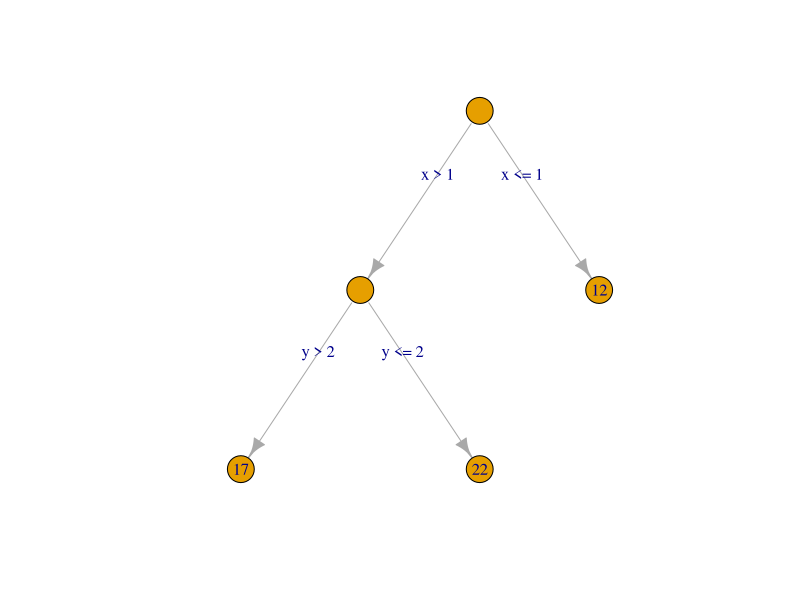
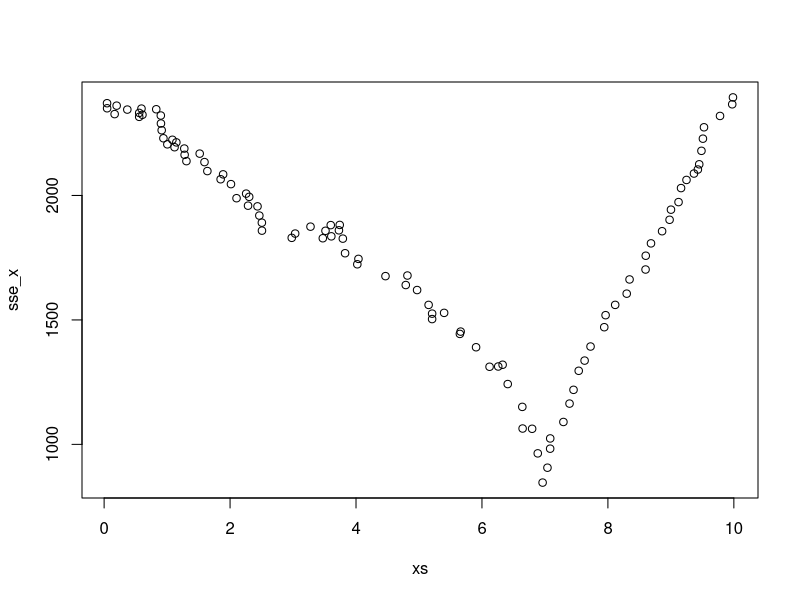
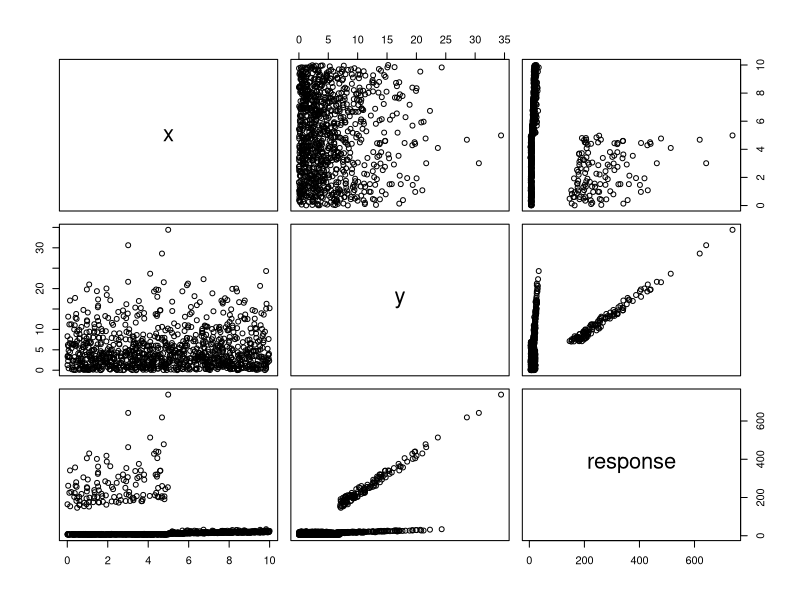
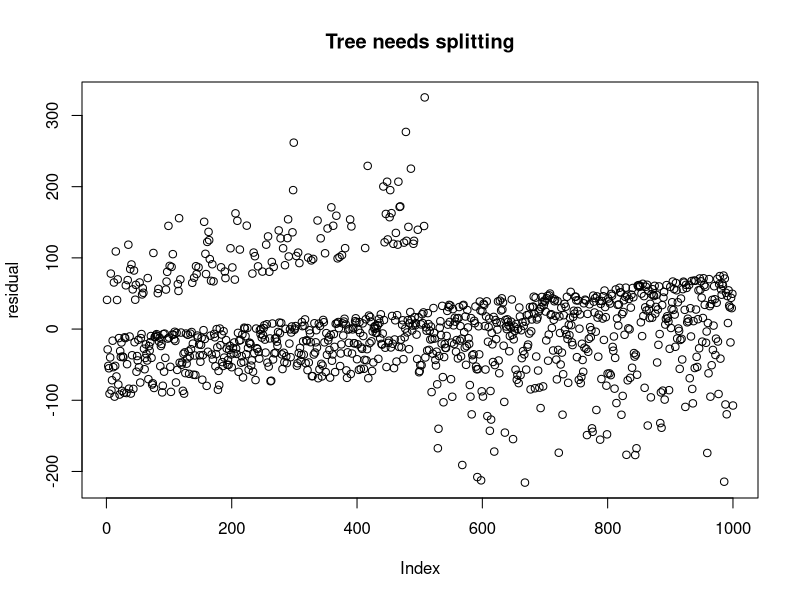
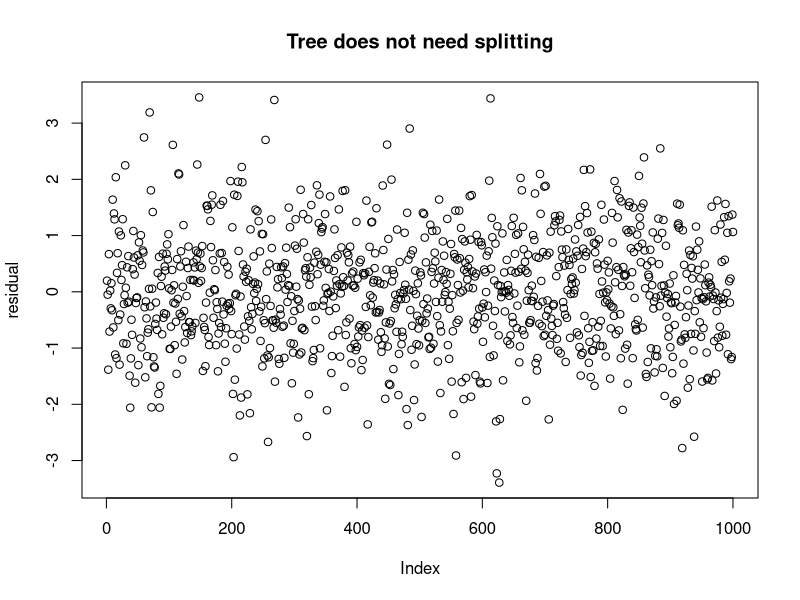
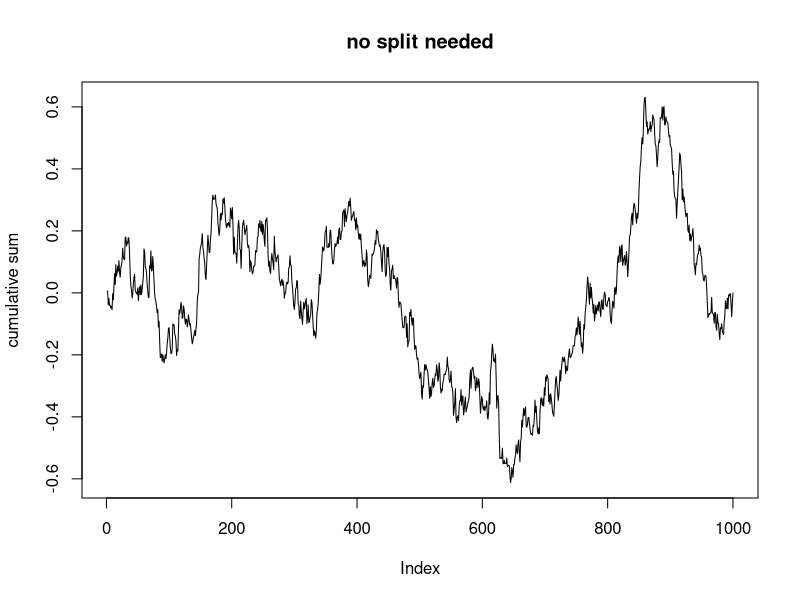
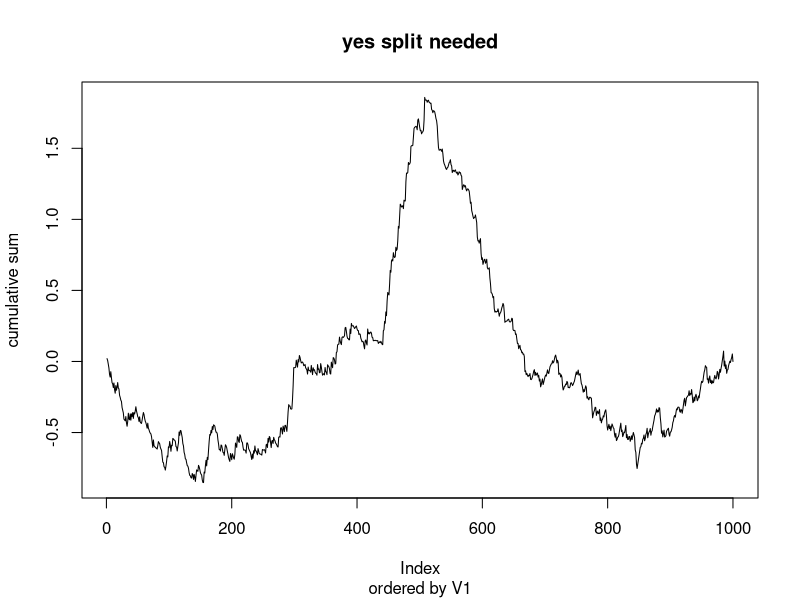
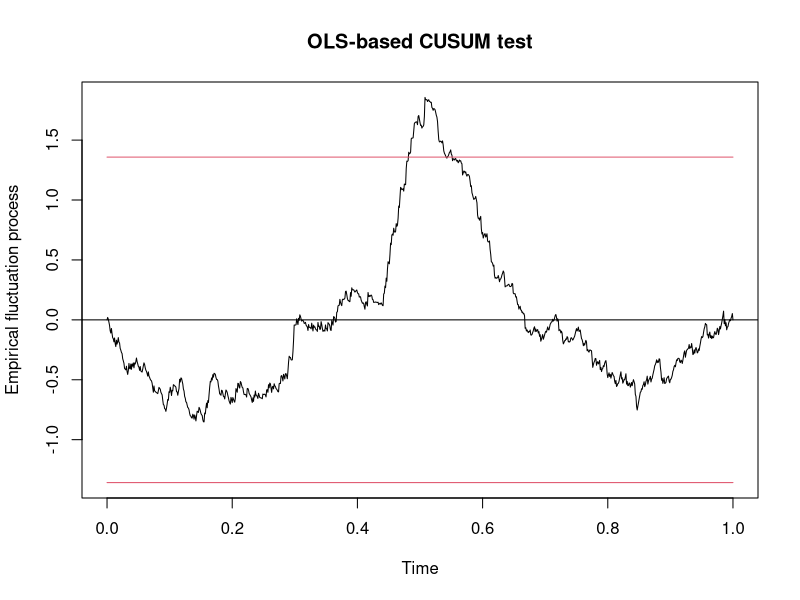

Reproduce these figures in R, in order.
## ---- chunk 1
knitr::opts_chunk$set(warning = FALSE, message = FALSE)
## ---- chunk 2
library(tidyverse)
library(rpart)
library(caret)
## ---- chunk 3
library(igraph)
my_tree <- igraph::make_tree(5)
plot(my_tree, 
     layout = layout_as_tree, 
     edge.label = c("x > 1","x <= 1","y > 2", "y <= 2"), 
     vertex.label = c("","", 12, 17, 22))
## ---- chunk 4
set.seed(32120)
for_tree <- data.frame(x = runif(100, 0, 10),
                       y = rexp(100, 1/5))
for_tree$response <- ifelse(for_tree$x > 7, rnorm(100, 1,1), rnorm(100, 5,1))
for_tree$response <- ifelse(for_tree$x < 7 & for_tree$y < 4, for_tree$response + 7, for_tree$response)
## ---- chunk 5
xs <- for_tree$x
x1 <- xs[1]
for_tree %>% group_by(x > x1) %>% 
  summarize(sse = sum((response - mean(response))^2),
            n = n()) 
## ---- chunk 6
for_tree %>% group_by(x > x1) %>% 
  summarize(sse = sum((response - mean(response))^2),
            n = n()) %>% 
  pull(sse) %>% 
  sum()
## ---- chunk 7
sse_x <- sapply(xs, function(x1) {
  for_tree %>% group_by(x > x1) %>% 
  summarize(sse = sum((response - mean(response))^2),
            n = n()) %>% 
  pull(sse) %>% 
  sum()
})
min(sse_x)
## ---- chunk 8
ys <- for_tree$y
sse_y <- sapply(ys, function(y1) {
  for_tree %>% group_by(y > y1) %>% 
  summarize(sse = sum((response - mean(response))^2),
            n = n()) %>% 
  pull(sse) %>% 
  sum()
})
min(sse_y)
## ---- chunk 9
which.min(sse_x)
for_tree[26,]
## ---- chunk 10
plot(xs, sse_x)
## ---- chunk 11
for_tree %>% group_by(x > 6.963177) %>% 
  summarize(prediction = mean(response))
## ---- chunk 12
small_tree <- filter(for_tree, x <= for_tree$x[26])
small_xs <- small_tree$x
small_sse_x <- sapply(small_xs, function(x1) {
  small_tree %>% group_by(x > x1) %>% 
  summarize(sse = sum((response - mean(response))^2),
            n = n()) %>% 
  pull(sse) %>% 
  sum()
})
#min(small_sse_x)

small_ys <- small_tree$y
small_sse_y <- sapply(small_ys, function(x1) {
  small_tree %>% group_by(y > x1) %>% 
  summarize(sse = sum((response - mean(response))^2),
            n = n()) %>% 
  pull(sse) %>% 
  sum()
})
#min(small_sse_y)
#which.min(small_sse_y)
#small_tree[65,]
## ---- chunk 13
library(rpart)
mod_Tree <- rpart(response ~ x + y, 
                  data = for_tree, 
                  control = rpart.control(cp = 0))
mod_Tree
mod_Tree$variable.importance
mod_Tree$cptable
mod_Tree
## ---- chunk 14
library(caret)
tuneGrid <- data.frame(cp = mod_Tree$cptable[,1])
basic_tree_cv <- train(response ~ x + y, 
      data = for_tree,
      method = "rpart",
      tuneGrid = tuneGrid,
      trControl = trainControl(method = "repeatedcv", 
                               repeats = 5)
      )
basic_tree_cv$results
## ---- chunk 15
mod_Tree <- rpart(response ~ x + y, 
                  data = for_tree, 
                  control = rpart.control(cp = 0.0019561889))
mod_Tree
## ---- chunk 16
mod_Tree <- rpart(response ~ x + y, 
                  data = for_tree, 
                  control = rpart.control(cp = 0.3232507416))
mod_Tree
## ---- chunk 17
tuneGrid <- data.frame(cp = c(tuneGrid$cp, .03)) 
basic_tree_cv <- train(response ~ x + y, 
      data = for_tree,
      method = "rpart",
      tuneGrid = tuneGrid,
      trControl = trainControl(method = "repeatedcv",
                               repeats = 5)
      )
basic_tree_cv$results
## ---- chunk 18
mod_Tree <- rpart(response ~ x + y, 
                  data = for_tree, 
                  control = rpart.control(cp = .03))
mod_Tree
## ---- chunk 19
set.seed(3312020)
dd <- data.frame(x = runif(1000, 0, 10),
                 y = rexp(1000, 1/5))
dd <- mutate(dd, response = case_when(
  x > 5 & y > 5 ~ x + y + 1,
  x > 5 & y <= 5 ~ 2 * x + 1,
  x <= 5 & y > 7 ~ 10 * x + 20 * y,
  TRUE ~ 7
) + rnorm(1000))
## ---- chunk 20
plot(dd)
## ---- chunk 21
mod <- lm(response ~ ., data = filter(dd, x > 5, y > 5))
summary(mod)
## ---- chunk 22
names(dd) <- c("V1", "V2", "response")
mod_full <- lm(response ~ .,data = dd)
dd_full <- mutate(dd, 
                  residuals = mod_full$residuals)
## ---- chunk 23
mean(dd_full$residuals)
## ---- chunk 24
dd_no_split <- data.frame(V1 = runif(1000, 0, 10),
                          V2 = rexp(1000, 1/5))
dd_no_split <- mutate(dd_no_split, response = 1 + 2 * V1 + 3 * V2 + rnorm(1000))
mod_no_split <- lm(response ~ ., data = dd_no_split)
dd_no_split <- mutate(dd_no_split, 
                      residuals = mod_no_split$residuals)
## ---- chunk 25
arrange(dd_full, V1) %>% 
  pull(residuals) %>% 
  plot(ylab = "residual", main = "Tree needs splitting")
## ---- chunk 26
arrange(dd_no_split, V1) %>% 
  pull(residuals) %>% 
  plot(ylab = "residual", main = "Tree does not need splitting")
## ---- chunk 27
sdev <- sd(dd_no_split$residuals)
dd_no_split$cumulative_sum <- arrange(dd_no_split, V1) %>%
  pull(residuals) %>% 
  cumsum()
dd_no_split$cumulative_sum <- dd_no_split$cumulative_sum/(sdev * sqrt(nrow(dd_no_split)))  
## ---- chunk 28
plot(dd_no_split$cumulative_sum, type = "l",
     ylab = "cumulative sum",
     main = "no split needed")
## ---- chunk 29
max(dd_no_split$cumulative_sum)
min(dd_no_split$cumulative_sum)
## ---- chunk 30
sdev <- sd(dd_full$residuals)
dd_full$cumulative_sum <- arrange(dd_full, V1) %>%
  pull(residuals) %>% 
  cumsum()
dd_full$cumulative_sum <- dd_full$cumulative_sum/(sdev * sqrt(nrow(dd_full)))  

plot(dd_full$cumulative_sum, type = "l",
     ylab = "cumulative sum",
     main = "yes split needed",
     sub = "ordered by V1")
## ---- chunk 31
library(strucchange)
dd_v1 <- arrange(dd, V1)
qcc_test <- efp(response ~ ., data = dd_v1, type = "OLS-CUSUM")
plot(qcc_test)
sctest(qcc_test)
## ---- chunk 32
dd_v2 <- arrange(dd, V2)
qcc_test_2 <- efp(response ~ ., data = dd_v2, type = "OLS-CUSUM")
plot(qcc_test_2)
sctest(qcc_test_2)
## ---- chunk 33
dd_efp <- data.frame(v1 = runif(10),
                 v2 = runif(10))
dd_efp <- mutate(dd_efp, 
                 response = 1 * v1 + 2 * v2 + rnorm(10, 0, 3))
mod <- lm(response ~ ., data = dd_efp)
sqrt(sum(mod$residuals^2)/7)
summary(mod)
## ---- chunk 34
dd_efp <- data.frame(v1 = runif(1000),
                 v2 = runif(1000))
ddd_efp <- mutate(dd_efp, 
                  response = 1 * v1 + 2 * v2 + rnorm(1000, 0, 3))
mod <- lm(response ~ ., data = ddd_efp)
shapiro.test(mod$residuals)
hist(mod$residuals, probability = T)
curve(dnorm(x, 0, sqrt(sum(mod$residuals^2)/997)), add = T)
## ---- chunk 35
csum <- c(0, cumsum(rnorm(1000)))
plot(csum - 1:1001/1001 * csum[1001], type = "l")
## ---- chunk 36
Ns <- ceiling(seq(10, 10000, length.out = 50))
maxs <- sapply(Ns, 
       function(N) {sim_data <- replicate(500, {
         csum <- c(0, cumsum(rnorm(N)))
         max(abs(csum - 1:(N+1)/(N+1) * csum[N+1]))
         })
       quantile(sim_data, .975)
       })

plot(Ns, maxs)
curve(1.5 * sqrt(x), add = T)
## ---- chunk 37
maxs <- sapply(Ns, 
       function(N) {sim_data <- replicate(500, {
         csum <- c(0, cumsum(rnorm(N)))
         max(abs(csum - 1:(N+1)/(N+1) * csum[N+1]))
         })
       quantile(sim_data, .95)
       })

plot(Ns, maxs)
curve(1.35 * sqrt(x), add = T)
## ---- chunk 38
N <- 500
sim_data <- replicate(30000, {
  csum <- c(0, cumsum(rnorm(N))/sqrt(N))
  max(abs(csum - 1:(N+1)/(N+1) * csum[N+1]))
})
quantile(sim_data, .95)
## ---- chunk 39
quantile(sim_data, .998)
## ---- chunk 40
sse_splits <- sapply(21:979, function(x) {
  ds1 <- dd_v2[1:x,]
  ds2 <- dd_v2[(x + 1):1000,]
  mod1 <- lm(response ~ ., data = ds1)
  sse1 <- sum(mod1$residuals^2)
  mod2 <- lm(response ~ ., data = ds2)
  sse2 <- sum(mod2$residuals^2)
  sse1 + sse2
}) 
plot(sse_splits, type = "l")
## ---- chunk 41
dd_v2$V2[which.min(sse_splits) + 20]
## ---- chunk 42
left_dd <- filter(dd, V2 < 7)
right_dd <- filter(dd, V2 > 7)
lef_mod <- lm(response ~ V2, data = left_dd)
lef_mod
right_mod <- lm(response ~ V2, data = right_dd)
right_mod
## ---- chunk 43
predict(right_mod, newdata = data.frame(V1 = 4, V2 = 8))
-25.6 + 14.07 * 8 #double check 
## ---- chunk 44
my_tree <- igraph::make_tree(5)
plot(my_tree, 
     layout = layout_as_tree, 
     edge.label = c("V1 < 1","V1 >= 1","V2 < 2", "V2 >= 2"), 
     vertex.label = c("1","2", "3", "4", "5"))
## ---- chunk 45
set.seed(3312020)
dd <- data.frame(x = runif(1000, 0, 10),
                 y = rexp(1000, 1/5))
dd <- mutate(dd, response = case_when(
  x > 5 & y > 5 ~ x + y + 1,
  x > 5 & y <= 5 ~ 2 * x + 1,
  x <= 5 & y > 7 ~ 10 * x + 20 * y,
  TRUE ~ 7
) + rnorm(1000))
names(dd) <- c("V1", "V2" ,"response")
## ---- chunk 46
library(party)
mob_mod <- mob(response ~ V1 + V2|V1 + V2, 
    data = dd, 
    control = mob_control(alpha = .05))
## ---- chunk 47
predict(mob_mod, newdata = data.frame(V1 = 8, V2 = 1))
.59015 + 2.07455 * 8 + -.03156 * 1
## ---- chunk 48
library(mlbench)
set.seed(4022020)
simulated <- mlbench.friedman1(200, sd = 1)
simulated <- cbind(simulated$x, simulated$y)
simulated <- as.data.frame(simulated)
colnames(simulated)[ncol(simulated)] <- "y"
## ---- chunk 49
library(caret)
train(y ~ ., 
      data = simulated, 
      method = "lm", 
      trControl = trainControl(method = "LGOCV"))
## ---- chunk 50
nobs <- nrow(simulated)
rmse_sim <- replicate(100, {
  train_indices <- sample(nobs, ceiling(nobs * .75))
  test_indices <- (1:nobs)[-train_indices]
  train <- simulated[train_indices,]
  test <- simulated[test_indices,]
  mod <- lm(y ~ ., data = train)
  sqrt(mean((predict(mod, newdata = test) - test$y)^2))
})
mean(rmse_sim)
sd(rmse_sim)
## ---- chunk 51
bagged_predictions <- replicate(2, {
  bag_indices <- sample(1:nobs, replace = TRUE)
  bag_data <- simulated[bag_indices,]
  mod <- lm(y ~ ., data = bag_data)
  function(newdata) {
    predict(mod, newdata = newdata)
  }
})
bagged_predictions[[1]](newdata = simulated[1,])
bagged_predictions[[2]](newdata = simulated[1,])
## ---- chunk 52
mean(c(bagged_predictions[[1]](simulated[1,]),
       bagged_predictions[[2]](simulated[1,])))
## ---- chunk 53
prediction_indices <- 1:10
sapply(prediction_indices, function(ind) {
  mean(c(bagged_predictions[[1]](simulated[ind,]),
       bagged_predictions[[2]](simulated[ind,])))
})
## ---- chunk 54
rmse_sim <- replicate(10, {
  train_indices <- sample(nobs, ceiling(.8 * nobs), replace = FALSE)
  test_indices <- (1:nobs)[-train_indices]
  train <- simulated[train_indices,]
  test <- simulated[test_indices,]
  bagged_predictions <- replicate(2, {  
    bag_indices <- sample(1:nrow(train), replace = TRUE)
    bag_data <- train[bag_indices,]
    mod <- lm(y ~ ., data = bag_data)
    function(newdata) {
      predict(mod, newdata = newdata)
    }
  })
  prediction_indices <- test_indices
  predictions <- sapply(prediction_indices, function(ind) {
    mean(c(bagged_predictions[[1]](simulated[ind,]),
           bagged_predictions[[2]](simulated[ind,])))
  })
  sqrt(mean((predictions - test$y)^2))
})
mean(rmse_sim)
sd(rmse_sim)
## ---- chunk 55
library(randomForest)
set.seed(4072020)
simulated <- mlbench.friedman1(200, sd = 1)
simulated <- cbind(simulated$x, simulated$y)
simulated <- as.data.frame(simulated)
colnames(simulated)[ncol(simulated)] <- "y"
## ---- chunk 56
rfModel <- randomForest(y ~ ., data = simulated, ntree = 1000)
new_data <- mlbench.friedman1(50, sd = 1)
sqrt(mean((predict(rfModel, newdata = new_data$x) - new_data$y)^2))
## ---- chunk 57
rfModel <- randomForest(y ~ ., data = simulated, ntree = 1000, mtry = 5)
sqrt(mean((predict(rfModel, newdata = new_data$x) - new_data$y)^2))
## ---- chunk 58
caret::train(y ~ ., 
             data = simulated, 
             method = "rf", 
             trControl = trainControl(method = "repeatedcv"))
